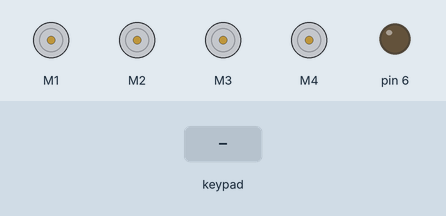
Simulated run of this sketch. Board: Arduino Uno, built with avr-gcc and run on an emulated ATmega328P. Parts: 4 × DC motor (green arrow = forward, orange = backward, longer = faster), output pins drawn as LEDs (lit = HIGH). Inputs (shaded band) come from the test bench.

Above: at 1.7 s.
1.8 s: key 'X' pressed
At 2.2 s:
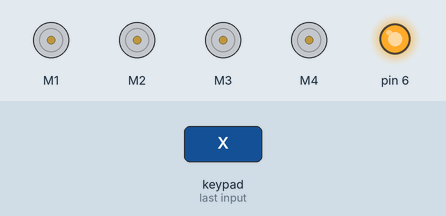
Timing chart, 0 to 4.8 s (numbered marks = the images above; inputs shaded):
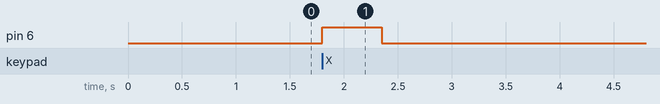

Measured:
- after the input at 1.8 s, pin 6: LOW → HIGH at once, → LOW 0.55 s later

The sketch:

RM.ino
```cpp
#include <Wire.h>
#include <PS2X_lib.h>
#include <Adafruit_MotorShield.h>
#include <Adafruit_MS_PWMServoDriver.h>

/*
PS2 gamepad mapping
    PSS_LX, PSS_LY: movement
    PSB_L2, PSB_R2: rotate
    PSB_CROSS: shoot
*/

#define ENABLE_DEBUG 0

Adafruit_MotorShield AFMS = Adafruit_MotorShield();
PS2X ps2x;
Adafruit_DCMotor *DCMotor_1 = AFMS.getMotor(1);
Adafruit_DCMotor *DCMotor_2 = AFMS.getMotor(2);
Adafruit_DCMotor *DCMotor_3 = AFMS.getMotor(3);
Adafruit_DCMotor *DCMotor_4 = AFMS.getMotor(4);
bool is_shooting = false;

static inline int _max4(int a, int b, int c, int d)
{
    if (a > b && a > c && a > d) {
        return a;
    } else if (b > c && b > d) {
        return b;
    } else if (c > d) {
        return c;
    } else {
        return d;
    }
}

static inline int _min4(int a, int b, int c, int d)
{
    if (a < b && a < c && a < d) {
        return a;
    } else if (b < c && b < d) {
        return b;
    } else if (c < d) {
        return c;
    } else {
        return d;
    }
}

void setup()
{
#if ENABLE_DEBUG
    Serial.begin(57600);
#endif

    AFMS.begin(50);

    int error = 0;
    do {
        error = ps2x.config_gamepad(13, 11, 10, 12, true, true);
        if (error == 0) {
            break;
        } else {
            delay(100);
        }
    } while (1);
    for (size_t i = 0; i < 50; i++) {
        ps2x.read_gamepad(false, 0);
        delay(10);
    }

    pinMode(6, OUTPUT);
}

inline void _moto_set(Adafruit_DCMotor *DCMotor, int speed)
{
    if (speed > 20) {
        DCMotor->setSpeed(speed);
        DCMotor->run(FORWARD);
    } else if (speed < -20) {
        DCMotor->setSpeed(-speed);
        DCMotor->run(BACKWARD);
    } else {
        DCMotor->setSpeed(0);
        DCMotor->run(RELEASE);
    }

}

static int chassis_task(void *arg)
{
    /*
                   0
                   |
                   |
                   |
                   |
                127|    PSS_LX
    0-----------------------------> 255
                   |
                   |
                   |PSS_LY
                   |
                   v
                  255
    */
    int vector_x = map(ps2x.Analog(PSS_LX), 0, 255, -255, 255);
    int vector_y = map(ps2x.Analog(PSS_LY), 0, 255, -255, 255);
    int moto_speed[4];

    moto_speed[0] = 0;
    moto_speed[1] = 0;
    moto_speed[2] = 0;
    moto_speed[3] = 0;

    // pss_ly
    moto_speed[0] -= vector_y;
    moto_speed[1] -= vector_y;
    moto_speed[2] -= vector_y;
    moto_speed[3] -= vector_y;

    // pss_lx
    moto_speed[0] -= vector_x;
    moto_speed[1] += vector_x;
    moto_speed[2] -= vector_x;
    moto_speed[3] += vector_x;

    if (ps2x.Button(PSB_L2)) {
        moto_speed[0] -= 255;
        moto_speed[1] += 255;
        moto_speed[2] += 255;
        moto_speed[3] -= 255;
    }
    if (ps2x.Button(PSB_R2)) {
        moto_speed[0] += 255;
        moto_speed[1] -= 255;
        moto_speed[2] -= 255;
        moto_speed[3] += 255;
    }

    // scale and restrict the max and min to -255 ~ 255
    int max_speed = _max4(moto_speed[0], moto_speed[1], moto_speed[2], moto_speed[3]);
    int min_speed = _min4(moto_speed[0], moto_speed[1], moto_speed[2], moto_speed[3]);
    if (max_speed > 255) {
        if (min_speed < -255) {
            // scale both
            moto_speed[0] = map(moto_speed[0], min_speed, max_speed, -255, 255);
            moto_speed[1] = map(moto_speed[1], min_speed, max_speed, -255, 255);
            moto_speed[2] = map(moto_speed[2], min_speed, max_speed, -255, 255);
            moto_speed[3] = map(moto_speed[3], min_speed, max_speed, -255, 255);
        } else {
            // scale the upper bound
            moto_speed[0] = map(moto_speed[0], min_speed, max_speed, min_speed, 255);
            moto_speed[1] = map(moto_speed[1], min_speed, max_speed, min_speed, 255);
            moto_speed[2] = map(moto_speed[2], min_speed, max_speed, min_speed, 255);
            moto_speed[3] = map(moto_speed[3], min_speed, max_speed, min_speed, 255);
        }
    } else if (min_speed < -255) {
        // scale the lower bound
        moto_speed[0] = map(moto_speed[0], min_speed, max_speed, -255, max_speed);
        moto_speed[1] = map(moto_speed[1], min_speed, max_speed, -255, max_speed);
        moto_speed[2] = map(moto_speed[2], min_speed, max_speed, -255, max_speed);
        moto_speed[3] = map(moto_speed[3], min_speed, max_speed, -255, max_speed);
    }

    _moto_set(DCMotor_1, moto_speed[0]);
    _moto_set(DCMotor_2, moto_speed[1]);
    _moto_set(DCMotor_3, moto_speed[2]);
    _moto_set(DCMotor_4, moto_speed[3]);

#if ENABLE_DEBUG
    Serial.print("vector_x(");
    Serial.print(vector_x);
    Serial.print(") ");
    Serial.print("vector_y(");
    Serial.print(vector_y);
    Serial.print(") ");
    Serial.print("max_speed(");
    Serial.print(max_speed);
    Serial.print(") ");
    Serial.print("min_speed(");
    Serial.print(min_speed);
    Serial.print(") ");
    Serial.print("moto_speed(");
    Serial.print(moto_speed[0]);
    Serial.print(", ");
    Serial.print(moto_speed[1]);
    Serial.print(", ");
    Serial.print(moto_speed[2]);
    Serial.print(", ");
    Serial.print(moto_speed[3]);
    Serial.print(") ");
    Serial.println("");
#endif

    return 0;
}

static int shoot_task(void *arg)
{
    static unsigned long last_shoot_time_ms;
    unsigned long curr_time_ms = millis();
    bool is_btn_press = ps2x.Button(PSB_CROSS);

    if (is_btn_press) {
        is_shooting = true;
        digitalWrite(6, HIGH);
        last_shoot_time_ms = curr_time_ms;
    } else {
        if (curr_time_ms - last_shoot_time_ms > 150) {
            digitalWrite(6, LOW);
            is_shooting = false;
        }
    }

    return 0;
}

void loop()
{
    if (is_shooting) {
        ps2x.read_gamepad(true, 200);
    } else {
        ps2x.read_gamepad(false, 0);
    }

    chassis_task(NULL);
    shoot_task(NULL);

    delay(1);
}
```
